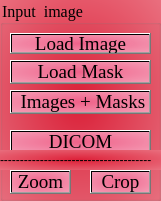
   <widget class="QGroupBox" name="groupBox_1">
    <property name="enabled">
     <bool>true</bool>
    </property>
    <property name="geometry">
     <rect>
      <x>0</x>
      <y>10</y>
      <width>161</width>
      <height>201</height>
     </rect>
    </property>
    <property name="font">
     <font>
      <family>Times New Roman</family>
      <pointsize>12</pointsize>
      <weight>9</weight>
      <italic>false</italic>
      <bold>false</bold>
     </font>
    </property>
    <property name="styleSheet">
     <string notr="true">background-color: qradialgradient(spread:pad, cx:0.495, cy:0.494318, radius:2, fx:0.489, fy:0.494318, stop:0 rgba(221, 32, 56, 255), stop:1 rgba(255, 255, 255, 255));color: rgb(0, 0, 0);font: 75 12pt &quot;Times New Roman&quot;;</string>
    </property>
    <property name="title">
     <string>Input  image </string>
    </property>
    <widget class="QPushButton" name="cropeimage_2">
     <property name="enabled">
      <bool>true</bool>
     </property>
     <property name="geometry">
      <rect>
       <x>10</x>
       <y>170</y>
       <width>61</width>
       <height>24</height>
      </rect>
     </property>
     <property name="font">
      <font>
       <family>Times New Roman</family>
       <pointsize>14</pointsize>
       <weight>9</weight>
       <italic>false</italic>
       <bold>false</bold>
      </font>
     </property>
     <property name="styleSheet">
      <string notr="true">color: rgb(0, 0, 0);background-color: qradialgradient(spread:pad, cx:0.5, cy:0.5, radius:2, fx:0.5, fy:0.5, stop:0 rgba(240, 101, 142, 237), stop:1 rgba(255, 255, 255, 255));
 font: 75 14pt &quot;Times New Roman&quot;; </string>
     </property>
     <property name="text">
      <string>Zoom</string>
     </property>
    </widget>
    <widget class="QPushButton" name="loadimage">
     <property name="enabled">
      <bool>true</bool>
     </property>
     <property name="geometry">
      <rect>
       <x>10</x>
       <y>33</y>
       <width>141</width>
       <height>21</height>
      </rect>
     </property>
     <property name="font">
      <font>
       <family>Times New Roman</family>
       <pointsize>14</pointsize>
       <weight>9</weight>
       <italic>false</italic>
       <bold>false</bold>
      </font>
     </property>
     <property name="styleSheet">
      <string notr="true">color: rgb(0, 0, 0);background-color: qradialgradient(spread:pad, cx:0.5, cy:0.5, radius:2, fx:0.5, fy:0.5, stop:0 rgba(240, 101, 142, 237), stop:1 rgba(255, 255, 255, 255));
 font: 75 14pt &quot;Times New Roman&quot;; </string>
     </property>
     <property name="text">
      <string>Load Image</string>
     </property>
    </widget>
    <widget class="QPushButton" name="DICOM_input">
     <property name="enabled">
      <bool>true</bool>
     </property>
     <property name="geometry">
      <rect>
       <x>10</x>
       <y>130</y>
       <width>141</width>
       <height>24</height>
      </rect>
     </property>
     <property name="font">
      <font>
       <family>Times New Roman</family>
       <pointsize>14</pointsize>
       <weight>9</weight>
       <italic>false</italic>
       <bold>false</bold>
      </font>
     </property>
     <property name="styleSheet">
      <string notr="true">color: rgb(0, 0, 0);background-color: qradialgradient(spread:pad, cx:0.5, cy:0.5, radius:2, fx:0.5, fy:0.5, stop:0 rgba(240, 101, 142, 237), stop:1 rgba(255, 255, 255, 255));
 font: 75 14pt &quot;Times New Roman&quot;; </string>
     </property>
     <property name="text">
      <string>DICOM</string>
     </property>
    </widget>
    <widget class="QLabel" name="label">
     <property name="geometry">
      <rect>
       <x>0</x>
       <y>150</y>
       <width>161</width>
       <height>20</height>
      </rect>
     </property>
     <property name="text">
      <string>--------------------------------------</string>
     </property>
    </widget>
    <widget class="QPushButton" name="cropeimage">
     <property name="enabled">
      <bool>true</bool>
     </property>
     <property name="geometry">
      <rect>
       <x>90</x>
       <y>170</y>
       <width>61</width>
       <height>24</height>
      </rect>
     </property>
     <property name="font">
      <font>
       <family>Times New Roman</family>
       <pointsize>14</pointsize>
       <weight>9</weight>
       <italic>false</italic>
       <bold>false</bold>
      </font>
     </property>
     <property name="styleSheet">
      <string notr="true">color: rgb(0, 0, 0);background-color: qradialgradient(spread:pad, cx:0.5, cy:0.5, radius:2, fx:0.5, fy:0.5, stop:0 rgba(240, 101, 142, 237), stop:1 rgba(255, 255, 255, 255));
 font: 75 14pt &quot;Times New Roman&quot;; </string>
     </property>
     <property name="text">
      <string>Crop</string>
     </property>
    </widget>
    <widget class="QPushButton" name="load_mask">
     <property name="enabled">
      <bool>true</bool>
     </property>
     <property name="geometry">
      <rect>
       <x>10</x>
       <y>60</y>
       <width>141</width>
       <height>24</height>
      </rect>
     </property>
     <property name="font">
      <font>
       <family>Times New Roman</family>
       <pointsize>14</pointsize>
       <weight>9</weight>
       <italic>false</italic>
       <bold>false</bold>
      </font>
     </property>
     <property name="styleSheet">
      <string notr="true">color: rgb(0, 0, 0);background-color: qradialgradient(spread:pad, cx:0.5, cy:0.5, radius:2, fx:0.5, fy:0.5, stop:0 rgba(240, 101, 142, 237), stop:1 rgba(255, 255, 255, 255));
 font: 75 14pt &quot;Times New Roman&quot;; </string>
     </property>
     <property name="text">
      <string>Load Mask</string>
     </property>
    </widget>
    <widget class="QPushButton" name="loadimage_2">
     <property name="enabled">
      <bool>true</bool>
     </property>
     <property name="geometry">
      <rect>
       <x>10</x>
       <y>90</y>
       <width>141</width>
       <height>24</height>
      </rect>
     </property>
     <property name="font">
      <font>
       <family>Times New Roman</family>
       <pointsize>14</pointsize>
       <weight>9</weight>
       <italic>false</italic>
       <bold>false</bold>
      </font>
     </property>
     <property name="styleSheet">
      <string notr="true">color: rgb(0, 0, 0);background-color: qradialgradient(spread:pad, cx:0.5, cy:0.5, radius:2, fx:0.5, fy:0.5, stop:0 rgba(240, 101, 142, 237), stop:1 rgba(255, 255, 255, 255));
 font: 75 14pt &quot;Times New Roman&quot;; </string>
     </property>
     <property name="text">
      <string> Images + Masks</string>
     </property>
    </widget>
   </widget>
